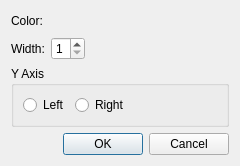
<?xml version="1.0" encoding="UTF-8"?>
<ui version="4.0">
 <class>Graph2dVerificationWindowLineSettingDialog</class>
 <widget class="QDialog" name="Graph2dVerificationWindowLineSettingDialog">
  <property name="geometry">
   <rect>
    <x>0</x>
    <y>0</y>
    <width>240</width>
    <height>163</height>
   </rect>
  </property>
  <property name="windowTitle">
   <string>Data Setting</string>
  </property>
  <layout class="QVBoxLayout" name="verticalLayout">
   <item>
    <layout class="QGridLayout" name="gridLayout">
     <item row="0" column="0">
      <widget class="QLabel" name="widthLabel_2">
       <property name="text">
        <string>Color:</string>
       </property>
      </widget>
     </item>
     <item row="0" column="1">
      <widget class="ColorEditWidget" name="colorWidget">
       <property name="enabled">
        <bool>true</bool>
       </property>
       <property name="text">
        <string/>
       </property>
      </widget>
     </item>
     <item row="0" column="2">
      <spacer name="horizontalSpacer_4">
       <property name="orientation">
        <enum>Qt::Horizontal</enum>
       </property>
       <property name="sizeHint" stdset="0">
        <size>
         <width>40</width>
         <height>20</height>
        </size>
       </property>
      </spacer>
     </item>
     <item row="1" column="0">
      <widget class="QLabel" name="widthLabel">
       <property name="text">
        <string>Width:</string>
       </property>
      </widget>
     </item>
     <item row="1" column="1">
      <widget class="QSpinBox" name="widthSpinBox">
       <property name="minimum">
        <number>1</number>
       </property>
       <property name="maximum">
        <number>5</number>
       </property>
      </widget>
     </item>
     <item row="1" column="2">
      <spacer name="horizontalSpacer_2">
       <property name="orientation">
        <enum>Qt::Horizontal</enum>
       </property>
       <property name="sizeHint" stdset="0">
        <size>
         <width>40</width>
         <height>20</height>
        </size>
       </property>
      </spacer>
     </item>
    </layout>
   </item>
   <item>
    <widget class="QGroupBox" name="yAxisGroupBox">
     <property name="title">
      <string>Y Axis</string>
     </property>
     <layout class="QHBoxLayout" name="horizontalLayout_3">
      <item>
       <widget class="QRadioButton" name="yAxisLeftRadioButton">
        <property name="text">
         <string>Left</string>
        </property>
       </widget>
      </item>
      <item>
       <widget class="QRadioButton" name="yAxisRightRadioButton">
        <property name="text">
         <string>Right</string>
        </property>
       </widget>
      </item>
      <item>
       <spacer name="horizontalSpacer_3">
        <property name="orientation">
         <enum>Qt::Horizontal</enum>
        </property>
        <property name="sizeHint" stdset="0">
         <size>
          <width>40</width>
          <height>20</height>
         </size>
        </property>
       </spacer>
      </item>
     </layout>
    </widget>
   </item>
   <item>
    <spacer name="verticalSpacer">
     <property name="orientation">
      <enum>Qt::Vertical</enum>
     </property>
     <property name="sizeHint" stdset="0">
      <size>
       <width>20</width>
       <height>0</height>
      </size>
     </property>
    </spacer>
   </item>
   <item>
    <widget class="QDialogButtonBox" name="buttonBox">
     <property name="orientation">
      <enum>Qt::Horizontal</enum>
     </property>
     <property name="standardButtons">
      <set>QDialogButtonBox::Cancel|QDialogButtonBox::Ok</set>
     </property>
    </widget>
   </item>
  </layout>
 </widget>
 <customwidgets>
  <customwidget>
   <class>ColorEditWidget</class>
   <extends>QLabel</extends>
   <header>guibase/widget/coloreditwidget.h</header>
   <container>1</container>
  </customwidget>
 </customwidgets>
 <resources/>
 <connections>
  <connection>
   <sender>buttonBox</sender>
   <signal>accepted()</signal>
   <receiver>Graph2dVerificationWindowLineSettingDialog</receiver>
   <slot>accept()</slot>
   <hints>
    <hint type="sourcelabel">
     <x>175</x>
     <y>182</y>
    </hint>
    <hint type="destinationlabel">
     <x>157</x>
     <y>94</y>
    </hint>
   </hints>
  </connection>
  <connection>
   <sender>buttonBox</sender>
   <signal>rejected()</signal>
   <receiver>Graph2dVerificationWindowLineSettingDialog</receiver>
   <slot>reject()</slot>
   <hints>
    <hint type="sourcelabel">
     <x>175</x>
     <y>182</y>
    </hint>
    <hint type="destinationlabel">
     <x>189</x>
     <y>94</y>
    </hint>
   </hints>
  </connection>
 </connections>
</ui>
